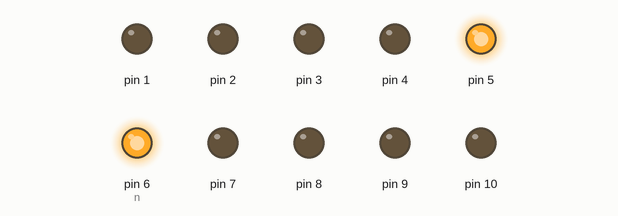
Simulated run of this sketch. Board: Arduino Uno, built with avr-gcc and run on an emulated ATmega328P. Parts: output pins drawn as LEDs (lit = HIGH).

Above: at 0.2 s.
At 1.2 s:
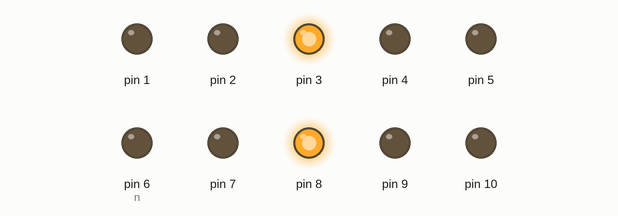
At 1.7 s:
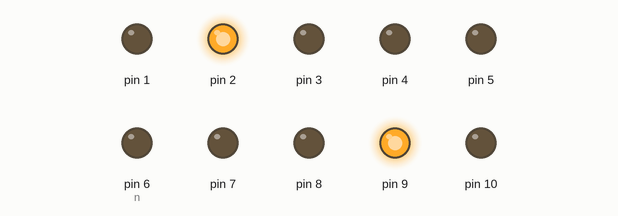
At 3.2 s:
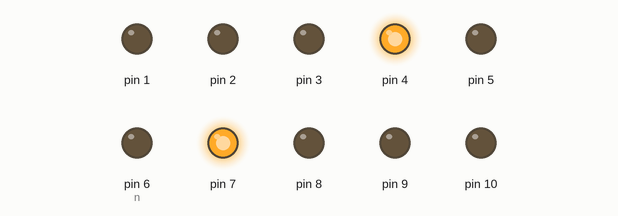
At 4.7 s:
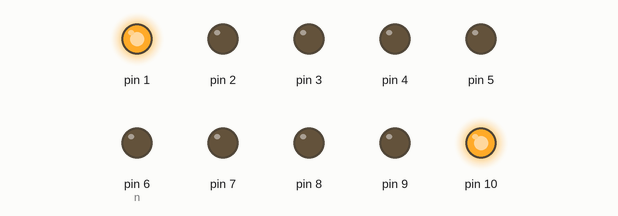
Timing chart, 0 to 5.8 s (numbered marks = the images above):
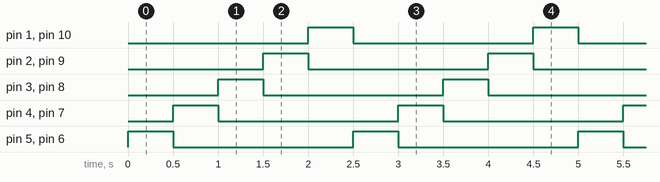

The sketch:

efeitoManual.ino
```cpp
int i, n = 6;

void setup() {
  for(i = 1; i <= 10; i++){
    pinMode(i,OUTPUT);
  }
}

void loop() {
  acendeApaga();
}

void acendeApaga(){
  for(i = 5; i >= 1; i--){
    digitalWrite(i,HIGH);
	digitalWrite(n,HIGH);
    delay(500);
    digitalWrite(i,LOW);
	digitalWrite(n,LOW);
	n++;
	if(n > 10){
		n = 6;
	}
  }
}
```

Measured:
- by itself, pin 1–5, pin 6 (n), pin 7–10: alternates HIGH for 0.50 s and LOW for 2.0 s
- by itself, everything shown: repeats every 2.5 s, in 6 steps
